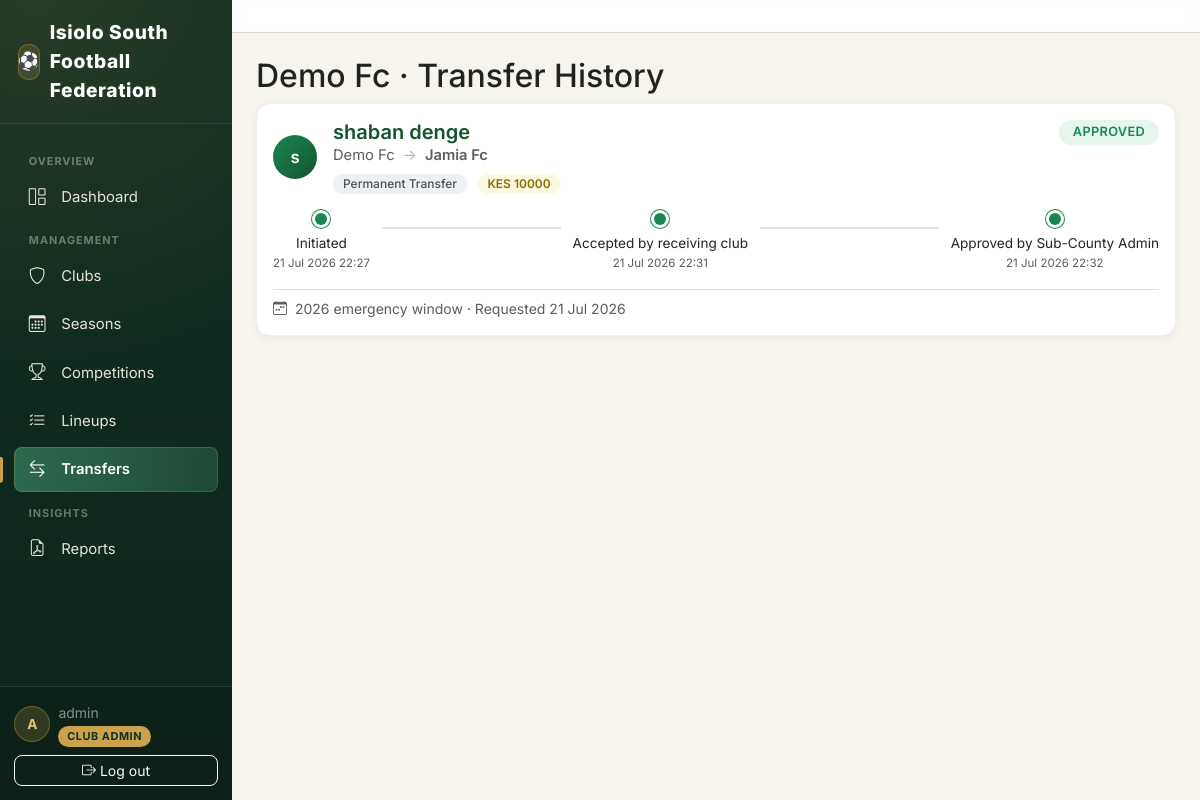
/transfers/club/4/history/ (signed in), run on the app's committed database.
### accounts/models.py (models this page shows, shortened)
class CustomUser(AbstractUser):
    class Role(models.TextChoices):
        SUPER_ADMIN = "SUPER_ADMIN", "Super Admin"
        SUBCOUNTY_ADMIN = "SUBCOUNTY_ADMIN", "Sub-County Admin"
        CLUB_ADMIN = "CLUB_ADMIN", "Club Admin"
        REFEREE = "REFEREE", "Referee"
    role = models.CharField(
        max_length=20,
        choices=Role.choices,
        default=Role.CLUB_ADMIN,
        help_text="Determines what this user can see and do in FCMS.",
    )
    phone_number = models.CharField(max_length=20, blank=True)
    club = models.ForeignKey(
        "clubs.Club",
        on_delete=models.SET_NULL,
        null=True,
        blank=True,
        related_name="admins",
        help_text="Only set for Club Admin role.",
    )

### clubs/models.py (models this page shows, shortened)
class Club(models.Model):
    class Status(models.TextChoices):
        PENDING = "PENDING", "Pending Approval"
        ACTIVE = "ACTIVE", "Active"
        SUSPENDED = "SUSPENDED", "Suspended"
        INACTIVE = "INACTIVE", "Inactive"
    name = models.CharField(max_length=150, unique=True)
    logo = models.ImageField(upload_to="club_logos/", blank=True, null=True)
    ward = models.CharField(max_length=100, help_text="Administrative ward the club represents.")
    registration_number = models.CharField(max_length=50, unique=True)
    home_ground = models.CharField(max_length=150, blank=True)
    contact_name = models.CharField(max_length=100, blank=True)
    contact_phone = models.CharField(max_length=20, blank=True)
    contact_email = models.EmailField(blank=True)
    status = models.CharField(max_length=20, choices=Status.choices, default=Status.PENDING)
    created_at = models.DateTimeField(auto_now_add=True)
    updated_at = models.DateTimeField(auto_now=True)
    class Meta:
        ordering = ["name"]

### transfers/models.py (models this page shows, shortened)
class Transfer(models.Model):
    class TransferType(models.TextChoices):
        PERMANENT = "PERMANENT", "Permanent Transfer"
        LOAN = "LOAN", "Loan"
        FREE_AGENT = "FREE_AGENT", "Free Agent Signing"
    class Status(models.TextChoices):
        PENDING_CLUB = "PENDING_CLUB", "Awaiting Receiving Club"
        PENDING_SUBCOUNTY = "PENDING_SUBCOUNTY", "Awaiting Sub-County Approval"
        APPROVED = "APPROVED", "Approved"
        REJECTED_CLUB = "REJECTED_CLUB", "Rejected by Receiving Club"
        REJECTED_SUBCOUNTY = "REJECTED_SUBCOUNTY", "Rejected by Sub-County Admin"
        CANCELLED = "CANCELLED", "Cancelled by Initiator"
    window = models.ForeignKey(
        TransferWindow, on_delete=models.PROTECT, related_name="transfers"
    )
    player = models.ForeignKey(
        "players.Player", on_delete=models.CASCADE, related_name="transfers"
    )
    from_club = models.ForeignKey(
        "clubs.Club",
        on_delete=models.SET_NULL,
        null=True,
        blank=True,
        related_name="transfers_out",
        help_text="Left blank for a free-agent signing.",
    )
    to_club = models.ForeignKey(
        "clubs.Club", on_delete=models.CASCADE, related_name="transfers_in"
    )
    transfer_type = models.CharField(
        max_length=20, choices=TransferType.choices, default=TransferType.PERMANENT
    )
    fee = models.DecimalField(
        max_digits=12,
        decimal_places=2,
        null=True,
        blank=True,
        help_text="Transfer/loan fee in KES. Leave blank if undisclosed or free.",
    )
    loan_end_date = models.DateField(
        null=True, blank=True, help_text="Only relevant for loan transfers."
    )
    status = models.CharField(
        max_length=20, choices=Status.choices, default=Status.PENDING_CLUB
    )
    initiated_by = models.ForeignKey(
        "accounts.CustomUser",
        on_delete=models.SET_NULL,
        null=True,
        related_name="transfers_initiated",
    )
    requested_at = models.DateTimeField(auto_now_add=True)
    club_response_by = models.ForeignKey(
        "accounts.CustomUser",
        on_delete=models.SET_NULL,
        null=True,
        blank=True,
        related_name="transfer_club_responses",
    )
    club_response_at = models.DateTimeField(null=True, blank=True)
    club_rejection_reason = models.CharField(max_length=255, blank=True)
    subcounty_response_by = models.ForeignKey(
        "accounts.CustomUser",
        on_delete=models.SET_NULL,
        null=True,
        blank=True,
        related_name="transfer_subcounty_responses",
    )
    subcounty_response_at = models.DateTimeField(null=True, blank=True)
    subcounty_rejection_reason = models.CharField(max_length=255, blank=True)
    class Meta:
        ordering = ["-requested_at"]
    def timeline(self):
        steps = [
            {
                "label": "Initiated",
                "state": "done",
                "timestamp": self.requested_at,
                "actor": self.initiated_by,
                "detail": f"By {self.from_club.name if self.from_club else 'free agent signing'}",
            }
        ]
        if self.status == self.Status.CANCELLED:
            steps.append({"label": "Cancelled", "state": "rejected", "timestamp": None, "actor": None, "detail": ""})
            return steps
        club_state = "done" if self.club_response_at else "pending"
        steps.append(
            {
                "label": "Accepted by receiving club",
                "state": club_state,
                "timestamp": self.club_response_at,
                "actor": self.club_response_by,
                "detail": "",
            }
        )
        subcounty_state = "done" if self.status == self.Status.APPROVED else "upcoming" if club_state == "pending" else "pending"
        steps.append(
            {
                "label": "Approved by Sub-County Admin",
                "state": subcounty_state,
                "timestamp": self.subcounty_response_at,
                "actor": self.subcounty_response_by,
                "detail": "",
            }
        )
        return steps

class TransferWindow(models.Model):
    class WindowType(models.TextChoices):
        OPENING = "OPENING", "Opening Window"
        MID_SEASON = "MID_SEASON", "Mid-Season Window"
        EMERGENCY = "EMERGENCY", "Emergency Window"
    season = models.ForeignKey(
        "seasons.Season", on_delete=models.CASCADE, related_name="transfer_windows"
    )
    name = models.CharField(max_length=100, help_text='e.g. "2026 Opening Window"')
    window_type = models.CharField(
        max_length=20, choices=WindowType.choices, default=WindowType.OPENING
    )
    start_date = models.DateField()
    end_date = models.DateField()
    is_active = models.BooleanField(
        default=True,
        help_text="Uncheck to force-close a window early, regardless of its dates.",
    )
    created_at = models.DateTimeField(auto_now_add=True)
    class Meta:
        ordering = ["-start_date"]

### players/models.py (models this page shows, shortened)
class Player(models.Model):
    class Position(models.TextChoices):
        GOALKEEPER = "GK", "Goalkeeper"
        DEFENDER = "DEF", "Defender"
        MIDFIELDER = "MID", "Midfielder"
        FORWARD = "FWD", "Forward"
    class Status(models.TextChoices):
        ACTIVE = "ACTIVE", "Active"
        SUSPENDED = "SUSPENDED", "Suspended"
        INJURED = "INJURED", "Injured"
        INACTIVE = "INACTIVE", "Inactive"
    first_name = models.CharField(max_length=100)
    last_name = models.CharField(max_length=100)
    club = models.ForeignKey(Club, on_delete=models.CASCADE, related_name="players")
    date_of_birth = models.DateField(null=True, blank=True)
    position = models.CharField(max_length=5, choices=Position.choices, blank=True)
    jersey_number = models.PositiveSmallIntegerField(null=True, blank=True)
    status = models.CharField(max_length=20, choices=Status.choices, default=Status.ACTIVE)
    photo = models.ImageField(upload_to="player_photos/", null=True, blank=True)
    created_at = models.DateTimeField(auto_now_add=True)
    class Meta:
        ordering = ["club", "last_name", "first_name"]
        unique_together = ("club", "jersey_number")
    @property
    def full_name(self):
        return f"{self.first_name} {self.last_name}"

### transfers/views.py (the view)
# urls.py: path("club/<int:club_id>/history/", views.club_history, name="club_history"),
@login_required
def club_history(request, club_id):
    club = get_object_or_404(Club, pk=club_id)
    transfers = Transfer.objects.filter(Q(from_club=club) | Q(to_club=club)).select_related(
        "player", "from_club", "to_club", "window"
    )
    return render(request, "transfers/club_history.html", {"club": club, "transfers": transfers})

### transfers/templates/transfers/club_history.html (shortened to what this page needs)
{% extends "base.html" %}
{% block content %}
<h2>{{ club.name }} &middot; Transfer History</h2>
{% for transfer in transfers %}
  {% include "transfers/transfer_card.html" %}
{% empty %}
  <p class="text-muted">No transfer history for this club yet.</p>
{% endfor %}
{% endblock %}

### templates/base.html (shortened to what this page needs)
{% load static %}
<!DOCTYPE html>
<html lang="en">
<head>
    <link href="https://cdnjs.cloudflare.com/ajax/libs/bootstrap/5.3.3/css/bootstrap.min.css" rel="stylesheet">
    <link href="https://cdnjs.cloudflare.com/ajax/libs/bootstrap-icons/1.11.3/font/bootstrap-icons.min.css" rel="stylesheet">
</head>
<body>
<div class="d-flex" style="min-height: 100vh;">
    {% if user.is_authenticated %}
    <nav class="sidebar d-none d-lg-flex">
        <div class="brand">
            <span class="brand-badge">⚽</span> Isiolo South Football Federation
        </div>
        <div class="sidebar-scroll">
            <div class="nav-section-label">Overview</div>
            <ul class="nav nav-pills flex-column gap-1 mb-1">
                <li class="nav-item">
                    <a class="nav-link {% if request.resolver_match.app_name == 'dashboard' %}active{% endif %}" href="{% url 'dashboard:home' %}">
                        <i class="bi bi-grid-1x2 me-2"></i>Dashboard
                    </a>
                </li>
            </ul>
            <div class="nav-section-label">Management</div>
            <ul class="nav nav-pills flex-column gap-1 mb-1">
                <li class="nav-item">
                    <a class="nav-link {% if request.resolver_match.app_name == 'clubs' %}active{% endif %}" href="{% url 'clubs:list' %}">
                        <i class="bi bi-shield me-2"></i>Clubs
                    </a>
                </li>
                <li class="nav-item">
                    <a class="nav-link {% if request.resolver_match.app_name == 'seasons' %}active{% endif %}" href="{% url 'seasons:list' %}">
                        <i class="bi bi-calendar3 me-2"></i>Seasons
                    </a>
                </li>
                <li class="nav-item">
                    <a class="nav-link {% if request.resolver_match.app_name == 'competitions' %}active{% endif %}" href="{% url 'competitions:list' %}">
                        <i class="bi bi-trophy me-2"></i>Competitions
                    </a>
                </li>
                <li class="nav-item">
                    <a class="nav-link {% if request.resolver_match.app_name == 'lineups' %}active{% endif %}" href="{% url 'lineups:home' %}">
                        <i class="bi bi-list-check me-2"></i>Lineups
                    </a>
                </li>
                <li class="nav-item">
                    <a class="nav-link {% if request.resolver_match.app_name == 'transfers' %}active{% endif %}" href="{% url 'transfers:dashboard' %}">
                        <i class="bi bi-arrow-left-right me-2"></i>Transfers
                    </a>
                </li>
            </ul>
            <div class="nav-section-label">Insights</div>
            <ul class="nav nav-pills flex-column gap-1">
                <li class="nav-item">
                    <a class="nav-link {% if request.resolver_match.app_name == 'reports' %}active{% endif %}" href="{% url 'reports:home' %}">
                        <i class="bi bi-file-earmark-pdf me-2"></i>Reports
                    </a>
                </li>
            </ul>
        </div>
        <div class="sidebar-footer">
            <div class="d-flex align-items-center gap-2 mb-2">
                <div class="user-avatar">{{ user.get_full_name|default:user.username|slice:":1"|upper }}</div>
                <div style="min-width:0;">
                    <div class="small text-white-50 text-truncate">{{ user.get_full_name|default:user.username }}</div>
                    <span class="role-badge">{{ user.get_role_display }}</span>
                </div>
            </div>
            <form method="post" action="{% url 'accounts:logout' %}">
                <button class="btn btn-sm btn-outline-light w-100" type="submit">
                    <i class="bi bi-box-arrow-right me-1"></i>Log out
                </button>
            </form>
        </div>
    </nav>
    {% endif %}
    <main class="flex-grow-1 d-flex flex-column" style="min-width:0; height: 100vh; overflow-y: auto;" id="mainScroll">
        {% if user.is_authenticated %}
        <div class="top-bar px-3 px-lg-4 py-3" id="topBar">
        </div>
        {% endif %}
        <div class="content-area flex-grow-1">
            {% block content %}{% endblock %}
        </div>
    </main>
</div>
</body>
</html>

### transfers/templates/transfers/transfer_card.html (shortened to what this page needs)
{% load static %}
<div class="card mb-3 transfer-card">
  <div class="card-body">
    <div class="d-flex justify-content-between align-items-start flex-wrap gap-2">
      <div class="d-flex align-items-center gap-3">
        <div class="player-avatar">
          {{ transfer.player.full_name|slice:":1" }}
        </div>
        <div>
          <h5 class="card-title mb-1">
            <a href="{% url 'transfers:detail' transfer.pk %}">{{ transfer.player.full_name }}</a>
          </h5>
          <p class="card-subtitle text-muted mb-1 club-route">
            <span class="{% if not transfer.from_club %}text-muted fst-italic{% endif %}">
              {% if transfer.from_club %}{{ transfer.from_club.name }}{% else %}Free Agent{% endif %}
            </span>
            <span class="route-arrow">&rarr;</span>
            <span class="fw-semibold">{{ transfer.to_club.name }}</span>
          </p>
          <span class="badge type-badge">{{ transfer.get_transfer_type_display }}</span>
          {% if transfer.fee %}
            <span class="badge fee-badge">KES {{ transfer.fee|floatformat:0 }}</span>
          {% endif %}
        </div>
      </div>
      <span class="badge status-badge status-{{ transfer.status|lower }}">
        {{ transfer.get_status_display }}
      </span>
    </div>
    <ul class="list-inline mt-3 mb-0 transfer-timeline">
      {% for step in transfer.timeline %}
        <li class="list-inline-item timeline-step">
          <span class="dot dot-{{ step.state }}"></span>
          <span class="step-label">{{ step.label }}</span>
          {% if step.timestamp %}
            <small class="text-muted d-block step-time">{{ step.timestamp|date:"d M Y H:i" }}</small>
          {% endif %}
        </li>
        {% if not forloop.last %}
          <li class="list-inline-item timeline-connector"><span></span></li>
        {% endif %}
      {% endfor %}
    </ul>
    <p class="text-muted small mt-3 mb-0 pt-2 border-top window-line">
      <i class="bi bi-calendar-week"></i>
      {{ transfer.window.name }} &middot; Requested {{ transfer.requested_at|date:"d M Y" }}
    </p>
  </div>
</div>

### data on the page
CustomUser: get_full_name "A", get_full_name "admin", role "CLUB ADMIN"
Club: name "Demo Fc"
CustomUser: label "Initiated", timestamp "21 Jul 2026 22:27"
CustomUser: label "Accepted by receiving club", timestamp "21 Jul 2026 22:31"
CustomUser: label "Approved by Sub-County Admin", timestamp "21 Jul 2026 22:32"
